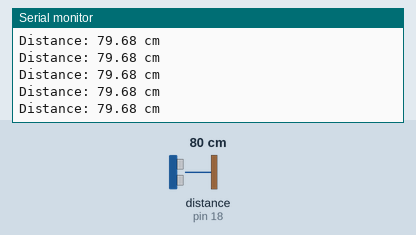
The sketch below on a simulated Arduino Uno, built with avr-gcc and run on an emulated ATmega328P. Shown: the last lines printed to the serial monitor. Wiring (inferred from the names in the program): ultrasonic range finder: trigger pin 5; echo pin 18. Inputs (shaded band) come from the test bench; at power-on: distance to the obstacle (sensor on pin 18) 80 cm. The echo pulse lasts 58.3 µs per cm.

Above: at 1.2 s.
1.3 s: distance to the obstacle (sensor on pin 18) set to 18 cm
At 2.0 s:
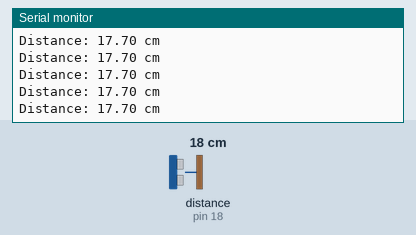
4.3 s: distance to the obstacle (sensor on pin 18) set to 2 cm
At 5.4 s:
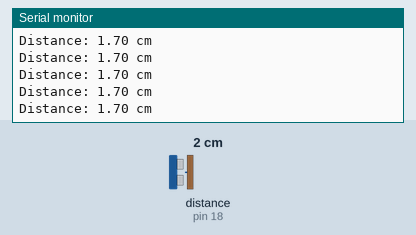
Timing chart, 0 to 7.3 s (numbered marks = the images above; inputs shaded):
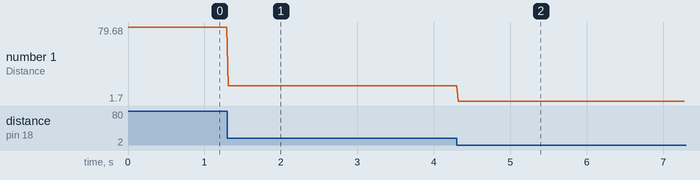

Measured:
- after the input at 1.3 s, the serial monitor: prints a new line at once (image 1)
- after the input at 4.3 s, the serial monitor: prints a new line at once (image 2)
- plotted number 1: 79.68 → 17.7 after the input at 1.3 s, 17.7 → 1.7 after the input at 4.3 s

The sketch:

ultrasonic_EV.ino
```cpp
#define TRIG_PIN 5
#define ECHO_PIN 18

long duration;
float distance;

void setup() {
  Serial.begin(115200);

  pinMode(TRIG_PIN, OUTPUT);
  pinMode(ECHO_PIN, INPUT);
}

void loop() {
  // Send trigger pulse
  digitalWrite(TRIG_PIN, LOW);
  delayMicroseconds(1);
  digitalWrite(TRIG_PIN, HIGH);
  delayMicroseconds(5);
  digitalWrite(TRIG_PIN, LOW);

  // Read echo pulse width
  duration = pulseIn(ECHO_PIN, HIGH, 30000); // timeout 30ms

  // Convert to distance (SR04M = sound speed ~340 m/s)
  distance = duration * 0.0343 / 2;

  // If no valid reading
  if (duration == 0) {
    Serial.println("No echo");
  } else {
    Serial.print("Distance: ");
    Serial.print(distance);
    Serial.println(" cm");
  }

  delay(20);
}
```
